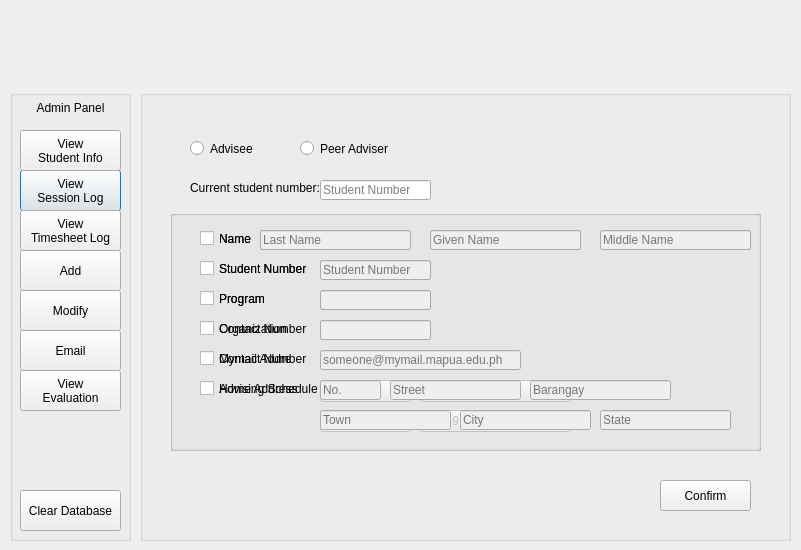
<?xml version="1.0" encoding="UTF-8"?>
<ui version="4.0">
 <class>Dialog</class>
 <widget class="QDialog" name="Dialog">
  <property name="geometry">
   <rect>
    <x>0</x>
    <y>0</y>
    <width>801</width>
    <height>550</height>
   </rect>
  </property>
  <property name="windowTitle">
   <string>Dialog</string>
  </property>
  <widget class="QGroupBox" name="admin_panel">
   <property name="geometry">
    <rect>
     <x>10</x>
     <y>90</y>
     <width>121</width>
     <height>451</height>
    </rect>
   </property>
   <property name="title">
    <string/>
   </property>
   <widget class="QPushButton" name="pushButton_viewSessionLog">
    <property name="geometry">
     <rect>
      <x>10</x>
      <y>80</y>
      <width>101</width>
      <height>41</height>
     </rect>
    </property>
    <property name="text">
     <string>View
Session Log</string>
    </property>
    <property name="autoExclusive">
     <bool>true</bool>
    </property>
   </widget>
   <widget class="QPushButton" name="pushButton_viewTimeSheetLog">
    <property name="geometry">
     <rect>
      <x>10</x>
      <y>120</y>
      <width>101</width>
      <height>41</height>
     </rect>
    </property>
    <property name="text">
     <string>View
Timesheet Log</string>
    </property>
    <property name="autoExclusive">
     <bool>true</bool>
    </property>
   </widget>
   <widget class="QPushButton" name="pushButton_add">
    <property name="geometry">
     <rect>
      <x>10</x>
      <y>160</y>
      <width>101</width>
      <height>41</height>
     </rect>
    </property>
    <property name="text">
     <string>Add</string>
    </property>
    <property name="autoExclusive">
     <bool>true</bool>
    </property>
   </widget>
   <widget class="QPushButton" name="pushButton_modify">
    <property name="geometry">
     <rect>
      <x>10</x>
      <y>200</y>
      <width>101</width>
      <height>41</height>
     </rect>
    </property>
    <property name="text">
     <string>Modify</string>
    </property>
    <property name="autoExclusive">
     <bool>true</bool>
    </property>
   </widget>
   <widget class="QPushButton" name="pushButton_clearDatabase">
    <property name="geometry">
     <rect>
      <x>10</x>
      <y>400</y>
      <width>101</width>
      <height>41</height>
     </rect>
    </property>
    <property name="text">
     <string>Clear Database</string>
    </property>
    <property name="autoExclusive">
     <bool>true</bool>
    </property>
   </widget>
   <widget class="QPushButton" name="pushButton_email">
    <property name="geometry">
     <rect>
      <x>10</x>
      <y>240</y>
      <width>101</width>
      <height>41</height>
     </rect>
    </property>
    <property name="text">
     <string>Email</string>
    </property>
    <property name="autoExclusive">
     <bool>true</bool>
    </property>
   </widget>
   <widget class="QPushButton" name="pushButton_viewEvaluation">
    <property name="geometry">
     <rect>
      <x>10</x>
      <y>280</y>
      <width>101</width>
      <height>41</height>
     </rect>
    </property>
    <property name="text">
     <string>View
Evaluation</string>
    </property>
    <property name="autoExclusive">
     <bool>true</bool>
    </property>
   </widget>
   <widget class="QLabel" name="label_adminPanel">
    <property name="geometry">
     <rect>
      <x>10</x>
      <y>10</y>
      <width>101</width>
      <height>16</height>
     </rect>
    </property>
    <property name="text">
     <string>Admin Panel</string>
    </property>
    <property name="alignment">
     <set>Qt::AlignCenter</set>
    </property>
   </widget>
   <widget class="QPushButton" name="pushButton_viewStudentInfo">
    <property name="geometry">
     <rect>
      <x>10</x>
      <y>40</y>
      <width>101</width>
      <height>41</height>
     </rect>
    </property>
    <property name="text">
     <string>View
Student Info</string>
    </property>
    <property name="autoExclusive">
     <bool>true</bool>
    </property>
   </widget>
  </widget>
  <widget class="QGroupBox" name="groupBox">
   <property name="geometry">
    <rect>
     <x>140</x>
     <y>90</y>
     <width>651</width>
     <height>451</height>
    </rect>
   </property>
   <property name="title">
    <string/>
   </property>
   <widget class="QRadioButton" name="radioButton_peeradviser">
    <property name="geometry">
     <rect>
      <x>160</x>
      <y>50</y>
      <width>91</width>
      <height>17</height>
     </rect>
    </property>
    <property name="text">
     <string>Peer Adviser</string>
    </property>
   </widget>
   <widget class="QPushButton" name="pushButton_confirm">
    <property name="enabled">
     <bool>true</bool>
    </property>
    <property name="geometry">
     <rect>
      <x>520</x>
      <y>390</y>
      <width>91</width>
      <height>31</height>
     </rect>
    </property>
    <property name="text">
     <string>Confirm</string>
    </property>
   </widget>
   <widget class="QRadioButton" name="radioButton_advisee">
    <property name="geometry">
     <rect>
      <x>50</x>
      <y>50</y>
      <width>91</width>
      <height>17</height>
     </rect>
    </property>
    <property name="text">
     <string>Advisee</string>
    </property>
   </widget>
   <widget class="QLabel" name="xx_27">
    <property name="geometry">
     <rect>
      <x>50</x>
      <y>90</y>
      <width>141</width>
      <height>16</height>
     </rect>
    </property>
    <property name="text">
     <string>Current student number:</string>
    </property>
   </widget>
   <widget class="QLineEdit" name="lineEdit_currentstudentnumber">
    <property name="geometry">
     <rect>
      <x>180</x>
      <y>90</y>
      <width>111</width>
      <height>20</height>
     </rect>
    </property>
    <property name="placeholderText">
     <string>Student Number</string>
    </property>
   </widget>
   <widget class="QGroupBox" name="groupBox_peeradviser">
    <property name="geometry">
     <rect>
      <x>30</x>
      <y>120</y>
      <width>591</width>
      <height>241</height>
     </rect>
    </property>
    <property name="title">
     <string/>
    </property>
    <widget class="QCheckBox" name="checkBox_studentnumberPeerAdviser">
     <property name="geometry">
      <rect>
       <x>30</x>
       <y>50</y>
       <width>111</width>
       <height>17</height>
      </rect>
     </property>
     <property name="text">
      <string>Student Number</string>
     </property>
    </widget>
    <widget class="QCheckBox" name="checkBox_namePeerAdviser">
     <property name="geometry">
      <rect>
       <x>30</x>
       <y>20</y>
       <width>70</width>
       <height>17</height>
      </rect>
     </property>
     <property name="text">
      <string>Name</string>
     </property>
    </widget>
    <widget class="QCheckBox" name="checkBox_programPeerAdviser">
     <property name="geometry">
      <rect>
       <x>30</x>
       <y>80</y>
       <width>111</width>
       <height>17</height>
      </rect>
     </property>
     <property name="text">
      <string>Program</string>
     </property>
    </widget>
    <widget class="QCheckBox" name="checkBox_organizationPeerAdviser">
     <property name="geometry">
      <rect>
       <x>30</x>
       <y>110</y>
       <width>91</width>
       <height>17</height>
      </rect>
     </property>
     <property name="text">
      <string>Organization</string>
     </property>
    </widget>
    <widget class="QCheckBox" name="checkBox_contactnumberPeerAdviser">
     <property name="geometry">
      <rect>
       <x>30</x>
       <y>140</y>
       <width>121</width>
       <height>17</height>
      </rect>
     </property>
     <property name="text">
      <string>Contact Number</string>
     </property>
    </widget>
    <widget class="QLineEdit" name="lineEdit_studentnumberPeerAdviser">
     <property name="enabled">
      <bool>false</bool>
     </property>
     <property name="geometry">
      <rect>
       <x>150</x>
       <y>50</y>
       <width>111</width>
       <height>20</height>
      </rect>
     </property>
     <property name="placeholderText">
      <string>Student Number</string>
     </property>
    </widget>
    <widget class="QCheckBox" name="checkBox_advisingschedulePeerAdviser">
     <property name="geometry">
      <rect>
       <x>30</x>
       <y>170</y>
       <width>121</width>
       <height>17</height>
      </rect>
     </property>
     <property name="text">
      <string>Advising Schedule</string>
     </property>
    </widget>
    <widget class="QLineEdit" name="lineEdit_lastnamePeerAdviser">
     <property name="enabled">
      <bool>false</bool>
     </property>
     <property name="geometry">
      <rect>
       <x>90</x>
       <y>20</y>
       <width>151</width>
       <height>20</height>
      </rect>
     </property>
     <property name="placeholderText">
      <string>Last Name</string>
     </property>
    </widget>
    <widget class="QLineEdit" name="lineEdit_firstnamePeerAdviser">
     <property name="enabled">
      <bool>false</bool>
     </property>
     <property name="geometry">
      <rect>
       <x>260</x>
       <y>20</y>
       <width>151</width>
       <height>20</height>
      </rect>
     </property>
     <property name="text">
      <string/>
     </property>
     <property name="placeholderText">
      <string>Given Name</string>
     </property>
    </widget>
    <widget class="QLineEdit" name="lineEdit_middlenamePeerAdviser">
     <property name="enabled">
      <bool>false</bool>
     </property>
     <property name="geometry">
      <rect>
       <x>430</x>
       <y>20</y>
       <width>151</width>
       <height>20</height>
      </rect>
     </property>
     <property name="placeholderText">
      <string>Middle Name</string>
     </property>
    </widget>
    <widget class="QLineEdit" name="lineEdit_programPeerAdviser">
     <property name="enabled">
      <bool>false</bool>
     </property>
     <property name="geometry">
      <rect>
       <x>150</x>
       <y>80</y>
       <width>111</width>
       <height>20</height>
      </rect>
     </property>
     <property name="placeholderText">
      <string/>
     </property>
    </widget>
    <widget class="QLineEdit" name="lineEdit_organizationPeerAdviser">
     <property name="enabled">
      <bool>false</bool>
     </property>
     <property name="geometry">
      <rect>
       <x>150</x>
       <y>110</y>
       <width>111</width>
       <height>20</height>
      </rect>
     </property>
     <property name="placeholderText">
      <string/>
     </property>
    </widget>
    <widget class="QLineEdit" name="lineEdit_contactnumberPeerAdviser">
     <property name="enabled">
      <bool>false</bool>
     </property>
     <property name="geometry">
      <rect>
       <x>150</x>
       <y>140</y>
       <width>111</width>
       <height>20</height>
      </rect>
     </property>
     <property name="placeholderText">
      <string/>
     </property>
    </widget>
    <widget class="QComboBox" name="comboBox_day1_PeerAdviser">
     <property name="enabled">
      <bool>false</bool>
     </property>
     <property name="geometry">
      <rect>
       <x>150</x>
       <y>170</y>
       <width>91</width>
       <height>22</height>
      </rect>
     </property>
     <item>
      <property name="text">
       <string>Monday</string>
      </property>
     </item>
     <item>
      <property name="text">
       <string>Tuesday</string>
      </property>
     </item>
     <item>
      <property name="text">
       <string>Wednesday</string>
      </property>
     </item>
     <item>
      <property name="text">
       <string>Thursday</string>
      </property>
     </item>
     <item>
      <property name="text">
       <string>Friday</string>
      </property>
     </item>
     <item>
      <property name="text">
       <string>Saturday</string>
      </property>
     </item>
    </widget>
    <widget class="QComboBox" name="comboBox_time1_PeerAdviser">
     <property name="enabled">
      <bool>false</bool>
     </property>
     <property name="geometry">
      <rect>
       <x>250</x>
       <y>170</y>
       <width>151</width>
       <height>22</height>
      </rect>
     </property>
     <item>
      <property name="text">
       <string>7:30-9:00</string>
      </property>
     </item>
     <item>
      <property name="text">
       <string>9:00-10:30</string>
      </property>
     </item>
     <item>
      <property name="text">
       <string>10:30-12:00</string>
      </property>
     </item>
     <item>
      <property name="text">
       <string>12:00-13:30</string>
      </property>
     </item>
     <item>
      <property name="text">
       <string>13:30-15:00</string>
      </property>
     </item>
     <item>
      <property name="text">
       <string>15:00-16:30</string>
      </property>
     </item>
     <item>
      <property name="text">
       <string>16:30-18:00</string>
      </property>
     </item>
     <item>
      <property name="text">
       <string>18:00-19:30</string>
      </property>
     </item>
     <item>
      <property name="text">
       <string>19:30-21:00</string>
      </property>
     </item>
    </widget>
    <widget class="QComboBox" name="comboBox_day2_PeerAdviser">
     <property name="enabled">
      <bool>false</bool>
     </property>
     <property name="geometry">
      <rect>
       <x>150</x>
       <y>200</y>
       <width>91</width>
       <height>22</height>
      </rect>
     </property>
     <item>
      <property name="text">
       <string>Monday</string>
      </property>
     </item>
     <item>
      <property name="text">
       <string>Tuesday</string>
      </property>
     </item>
     <item>
      <property name="text">
       <string>Wednesday</string>
      </property>
     </item>
     <item>
      <property name="text">
       <string>Thursday</string>
      </property>
     </item>
     <item>
      <property name="text">
       <string>Friday</string>
      </property>
     </item>
     <item>
      <property name="text">
       <string>Saturday</string>
      </property>
     </item>
    </widget>
    <widget class="QComboBox" name="comboBox_time2_PeerAdviser">
     <property name="enabled">
      <bool>false</bool>
     </property>
     <property name="geometry">
      <rect>
       <x>250</x>
       <y>200</y>
       <width>151</width>
       <height>22</height>
      </rect>
     </property>
     <item>
      <property name="text">
       <string>7:30-9:00</string>
      </property>
     </item>
     <item>
      <property name="text">
       <string>9:00-10:30</string>
      </property>
     </item>
     <item>
      <property name="text">
       <string>10:30-12:00</string>
      </property>
     </item>
     <item>
      <property name="text">
       <string>12:00-13:30</string>
      </property>
     </item>
     <item>
      <property name="text">
       <string>13:30-15:00</string>
      </property>
     </item>
     <item>
      <property name="text">
       <string>15:00-16:30</string>
      </property>
     </item>
     <item>
      <property name="text">
       <string>16:30-18:00</string>
      </property>
     </item>
     <item>
      <property name="text">
       <string>18:00-19:30</string>
      </property>
     </item>
     <item>
      <property name="text">
       <string>19:30-21:00</string>
      </property>
     </item>
    </widget>
   </widget>
   <widget class="QGroupBox" name="groupBox_advisee">
    <property name="geometry">
     <rect>
      <x>30</x>
      <y>120</y>
      <width>591</width>
      <height>241</height>
     </rect>
    </property>
    <property name="title">
     <string/>
    </property>
    <widget class="QCheckBox" name="checkBox_studentnumberAdvisee">
     <property name="geometry">
      <rect>
       <x>30</x>
       <y>50</y>
       <width>111</width>
       <height>17</height>
      </rect>
     </property>
     <property name="text">
      <string>Student Number</string>
     </property>
    </widget>
    <widget class="QCheckBox" name="checkBox_nameAdvisee">
     <property name="geometry">
      <rect>
       <x>30</x>
       <y>20</y>
       <width>70</width>
       <height>17</height>
      </rect>
     </property>
     <property name="text">
      <string>Name</string>
     </property>
    </widget>
    <widget class="QCheckBox" name="checkBox_programAdvisee">
     <property name="geometry">
      <rect>
       <x>30</x>
       <y>80</y>
       <width>111</width>
       <height>17</height>
      </rect>
     </property>
     <property name="text">
      <string>Program</string>
     </property>
    </widget>
    <widget class="QCheckBox" name="checkBox_emailaddressAdvisee">
     <property name="geometry">
      <rect>
       <x>30</x>
       <y>140</y>
       <width>91</width>
       <height>17</height>
      </rect>
     </property>
     <property name="text">
      <string>Mymail Address</string>
     </property>
    </widget>
    <widget class="QCheckBox" name="checkBox_contactnumberAdvisee">
     <property name="geometry">
      <rect>
       <x>30</x>
       <y>110</y>
       <width>121</width>
       <height>17</height>
      </rect>
     </property>
     <property name="text">
      <string>Contact Number</string>
     </property>
    </widget>
    <widget class="QLineEdit" name="lineEdit_studentnumberAdvisee">
     <property name="enabled">
      <bool>false</bool>
     </property>
     <property name="geometry">
      <rect>
       <x>150</x>
       <y>50</y>
       <width>111</width>
       <height>20</height>
      </rect>
     </property>
     <property name="placeholderText">
      <string>Student Number</string>
     </property>
    </widget>
    <widget class="QCheckBox" name="checkBox_homeaddressAdvisee">
     <property name="geometry">
      <rect>
       <x>30</x>
       <y>170</y>
       <width>121</width>
       <height>17</height>
      </rect>
     </property>
     <property name="text">
      <string>Home Address</string>
     </property>
    </widget>
    <widget class="QLineEdit" name="lineEdit_lastnameAdvisee">
     <property name="enabled">
      <bool>false</bool>
     </property>
     <property name="geometry">
      <rect>
       <x>90</x>
       <y>20</y>
       <width>151</width>
       <height>20</height>
      </rect>
     </property>
     <property name="placeholderText">
      <string>Last Name</string>
     </property>
    </widget>
    <widget class="QLineEdit" name="lineEdit_firstnameAdvisee">
     <property name="enabled">
      <bool>false</bool>
     </property>
     <property name="geometry">
      <rect>
       <x>260</x>
       <y>20</y>
       <width>151</width>
       <height>20</height>
      </rect>
     </property>
     <property name="text">
      <string/>
     </property>
     <property name="placeholderText">
      <string>Given Name</string>
     </property>
    </widget>
    <widget class="QLineEdit" name="lineEdit_middlenameAdvisee">
     <property name="enabled">
      <bool>false</bool>
     </property>
     <property name="geometry">
      <rect>
       <x>430</x>
       <y>20</y>
       <width>151</width>
       <height>20</height>
      </rect>
     </property>
     <property name="placeholderText">
      <string>Middle Name</string>
     </property>
    </widget>
    <widget class="QLineEdit" name="lineEdit_programAdvisee">
     <property name="enabled">
      <bool>false</bool>
     </property>
     <property name="geometry">
      <rect>
       <x>150</x>
       <y>80</y>
       <width>111</width>
       <height>20</height>
      </rect>
     </property>
     <property name="placeholderText">
      <string/>
     </property>
    </widget>
    <widget class="QLineEdit" name="lineEdit_emailaddressAdvisee">
     <property name="enabled">
      <bool>false</bool>
     </property>
     <property name="geometry">
      <rect>
       <x>150</x>
       <y>140</y>
       <width>201</width>
       <height>20</height>
      </rect>
     </property>
     <property name="placeholderText">
      <string>someone@mymail.mapua.edu.ph</string>
     </property>
    </widget>
    <widget class="QLineEdit" name="lineEdit_contactnumberAdvisee">
     <property name="enabled">
      <bool>false</bool>
     </property>
     <property name="geometry">
      <rect>
       <x>150</x>
       <y>110</y>
       <width>111</width>
       <height>20</height>
      </rect>
     </property>
     <property name="placeholderText">
      <string/>
     </property>
    </widget>
    <widget class="QLineEdit" name="lineEdit_address1_Advisee">
     <property name="enabled">
      <bool>false</bool>
     </property>
     <property name="geometry">
      <rect>
       <x>150</x>
       <y>170</y>
       <width>61</width>
       <height>20</height>
      </rect>
     </property>
     <property name="placeholderText">
      <string>No.</string>
     </property>
    </widget>
    <widget class="QLineEdit" name="lineEdit_address2_Advisee">
     <property name="enabled">
      <bool>false</bool>
     </property>
     <property name="geometry">
      <rect>
       <x>220</x>
       <y>170</y>
       <width>131</width>
       <height>20</height>
      </rect>
     </property>
     <property name="placeholderText">
      <string>Street</string>
     </property>
    </widget>
    <widget class="QLineEdit" name="lineEdit_address3_Advisee">
     <property name="enabled">
      <bool>false</bool>
     </property>
     <property name="geometry">
      <rect>
       <x>360</x>
       <y>170</y>
       <width>141</width>
       <height>20</height>
      </rect>
     </property>
     <property name="placeholderText">
      <string>Barangay</string>
     </property>
    </widget>
    <widget class="QLineEdit" name="lineEdit_address4_Advisee">
     <property name="enabled">
      <bool>false</bool>
     </property>
     <property name="geometry">
      <rect>
       <x>150</x>
       <y>200</y>
       <width>131</width>
       <height>20</height>
      </rect>
     </property>
     <property name="placeholderText">
      <string>Town</string>
     </property>
    </widget>
    <widget class="QLineEdit" name="lineEdit_address5_Advisee">
     <property name="enabled">
      <bool>false</bool>
     </property>
     <property name="geometry">
      <rect>
       <x>290</x>
       <y>200</y>
       <width>131</width>
       <height>20</height>
      </rect>
     </property>
     <property name="placeholderText">
      <string>City</string>
     </property>
    </widget>
    <widget class="QLineEdit" name="lineEdit_address6_Advisee">
     <property name="enabled">
      <bool>false</bool>
     </property>
     <property name="geometry">
      <rect>
       <x>430</x>
       <y>200</y>
       <width>131</width>
       <height>20</height>
      </rect>
     </property>
     <property name="placeholderText">
      <string>State</string>
     </property>
    </widget>
   </widget>
  </widget>
 </widget>
 <resources/>
 <connections/>
</ui>
